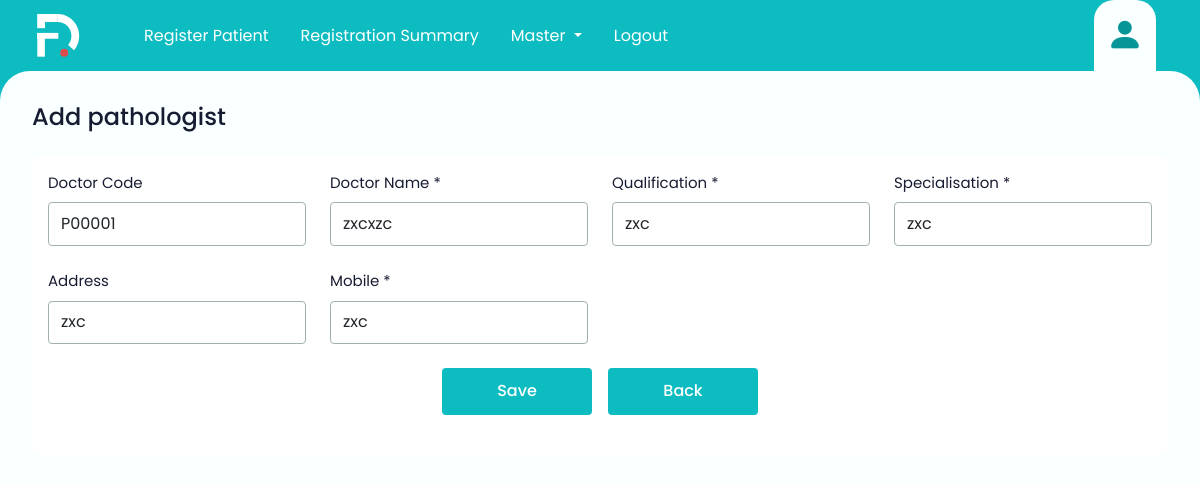
The app's page /editpathologist/1 with its own data.
### registrationsummary.py (models this page shows)
class pathologist(db.Model):
    id = db.Column(db.Integer, primary_key=True)
    DoctorCode = db.Column(db.String(50))
    DoctorName = db.Column(db.String(100))
    Qualification = db.Column(db.String(50))
    Specialisation =db.Column(db.String(50))
    Address =db.Column(db.String(50))
    Mobile =db.Column(db.String(50))
    signature = db.Column(db.String(50))
    current_date = datetime.now().date()

### registrationsummary.py (the view, shortened to what this page needs)
@app.route('/editpathologist/<int:pathologist_id>', methods=['GET', 'POST'])
def edit_pathologist(pathologist_id):
    pathologists = pathologist.query.get_or_404(pathologist_id)
    return render_template('editpathologist.html', pathologists=pathologists)

### templates/editpathologist.html (shortened to what this page needs)
<!DOCTYPE html>
<html lang="en">
<head>
    <link  rel="stylesheet" href="{{url_for('static', filename='css/bootstrap.css') }}">
    <link  rel="stylesheet" href="{{url_for('static', filename='css/custom.css') }}">
    <link  rel="stylesheet" href="{{url_for('static', filename='css/web-icons.css') }}">
</head>
<body>
    <header>
        <div class="container-fluid px-lg-4">
            <div class="">
                <nav class="navbar navbar-expand-lg bg-body-tertiary py-0 main-menu-nav">
                    <div class="container-fluid">
                        <div class="pe-lg-5">
                            <img src="static/images/app-logo.svg" class="app-logo">
                        </div>
                      <div class="collapse navbar-collapse" id="navbarSupportedContent">
                        <ul class="navbar-nav me-auto mb-2 mb-lg-0">
                          <li class="nav-item">
                            <a class="nav-link" href="/register">Register Patient</a>
                          </li>
                          <li class="nav-item">
                            <a class="nav-link" href="/">Registration Summary</a>
                          </li>
                          <li class="nav-item dropdown">
                            <a class="nav-link dropdown-toggle" href="#" role="button" data-bs-toggle="dropdown" aria-expanded="false">
                            Master
                            </a>
                          </li>
                          <li class="nav-item">
                            <a class="nav-link" href="#">Logout</a>
                          </li>
                        </ul>
                      </div>
                      <div >
                        <ul class="nav menu-nav">
                            <li class="nav-item">
                                <a class="nav-link active" href="#">
                                    <i class="bi bi-person-fill"></i>
                                </a>
                            </li>
                        </ul>
                    </div>
                    </div>
                  </nav>
            </div>
        </div>
    </header>
  <main>
    <form method="POST">
    <div class="mb-4">
      <h5 class="page-heading">Add pathologist</h5>
    </div>
    <div class="auto-scroll">
      <div class="bg-white rounded-2 p-3">
        <div class="row">
          <div class="col-md-3">
            <div class="form-group">
              <label class="form-label">Doctor Code </label>
              <input type="text" name= "DoctorCode" value= "{{pathologists.DoctorCode}}" class="form-control"readonly>
            </div>
          </div>
          <div class="col-md-3">
            <div class="form-group">
              <label class="form-label">Doctor Name *</label>
              <input type="text" class="form-control" value= "{{pathologists.DoctorName}}" name="DoctorName" required >
            </div>
          </div>
          <div class="col-md-3">
            <div class="form-group">
              <label class="form-label">Qualification *</label>
              <input type="text" name="Qualification" value= "{{pathologists.Qualification}}" class="form-control" required>
            </div>
          </div>
          <div class="col-md-3">
            <div class="form-group">
              <label class="form-label">Specialisation *</label>
              <input type="text"  name= "Specialisation" value= "{{pathologists.Specialisation}}" class="form-control" required>
            </div>
          </div>
          <div class="col-md-3">
            <div class="form-group">
              <label class="form-label">Address</label>
              <input type="text" name="Address" value= "{{pathologists.Address}}" class="form-control" required>
            </div>
          </div>
          <div class="col-md-3">
            <div class="form-group">
              <label class="form-label">Mobile *</label>
              <input type="text" name="Mobile" value= "{{pathologists.Mobile}}" class="form-control" required>
            </div>
          </div>
          <div class="form-group d-flex gap-3 justify-content-center">
          <button type="submit" class="theme-btn">Save</button>
          <button type="button" class="theme-btn" onclick="history.back()">Back</button>
      </div>
      </div>
    </div>
  </form>
  </main>
</body>
</html>

### static/css/custom.css (style rules this page uses)
:root { --bs-theme-color: #0DBCC0; --bs-theme-color-100: #089598; --bs-bg-color: #FAFFFF; --bs-text-color-100:#181C32; --bs-text-color-200:#5E6278; --bs-text-color-300:#7E8299; --bs-text-color-400:#3F4254; --bs-theme-font-family: 'Poppins', sans-serif; --bs-body-font-size:15px; --bs-body-font-weight:400; --bs-red:#DD1143; --bs-red-light:#FFEFF3; --bs-red-light-100:#FFDDE6; --bs-green:#1CA153; --bs-green-light:#E7FCE9; --bs-green-light-100:#B9EBBE; --bs-textbox-border:#A1B1B1; --bs-focus-border:#3F4254; --bs-btn-radius:4px; --bs-syblue:#00A3FF; --bs-blue:#2c7be5; --bs-blue-light:#e6effc; --bs-blue-light-100:#d6e3f7; --bs-pink:#EC49A6; --bs-table-icon-bg:#E6F8F8; }
html { scrollbar-color: #C1C1C1 #ebebeb; scrollbar-width: thin; }
body { font-family: var(--bs-theme-font-family); color: var(--bs-text-color-100); font-size: var(--bs-body-font-size); background-color: var(--bs-theme-color); }
.app-logo { height: 44px; }
.main-menu-nav .navbar-nav .nav-link { color: #fff; font-size: 1rem; }
.menu-nav { padding-right: 0.5rem; }
.menu-nav .nav-link { padding: 0.5rem 0.8rem; font-weight: 600; }
.menu-nav .nav-link i { font-size: 2.3rem; color: var(--bs-theme-color-100); }
.menu-nav .nav-link.active { background-color: var(--bs-bg-color); padding: 0.5rem 0.8rem; border-top-left-radius: 20px; border-top-right-radius: 20px; }
main { background-color: var(--bs-bg-color); border-top-left-radius: 30px; border-top-right-radius: 30px; width: 100%; height: 100%; position: fixed; overflow: hidden; padding: 2rem 1rem 2rem 2rem; margin-right: 2rem; }
main .auto-scroll { overflow-x: hidden; overflow-y: auto; padding-right: 1rem; height: calc(100vh - 200px); }
main .page-heading { font-size: 1.5rem; font-weight: 500; color: var(--bs-text-color-100); }
main .form-group { margin-bottom: 1.5rem; }
main .form-control, main .form-select { padding: 0.55rem 0.75rem; border-radius: var(--bs-btn-radius); border-color: var(--bs-textbox-border); }
main .form-label { font-size: var(--bs-text-color-200); }
.theme-btn { background-color: var(--bs-theme-color); padding: 0.7rem 1rem; min-width: 150px; border: 0; font-size: 1rem; font-weight: 500; border-radius: var(--bs-btn-radius); display: flex; gap: 0.5rem; align-items: center; justify-content: center; }
.theme-btn, .theme-btn svg { color: #fff; }
@media (min-width: 992px) { .main-menu-nav .navbar-nav .nav-item { padding: 0 0.5rem; } }

### records on screen
pathologist: DoctorCode "P00001", DoctorName "zxcxzc", Qualification "zxc", Specialisation "zxc", Address "zxc", Mobile "zxc"
